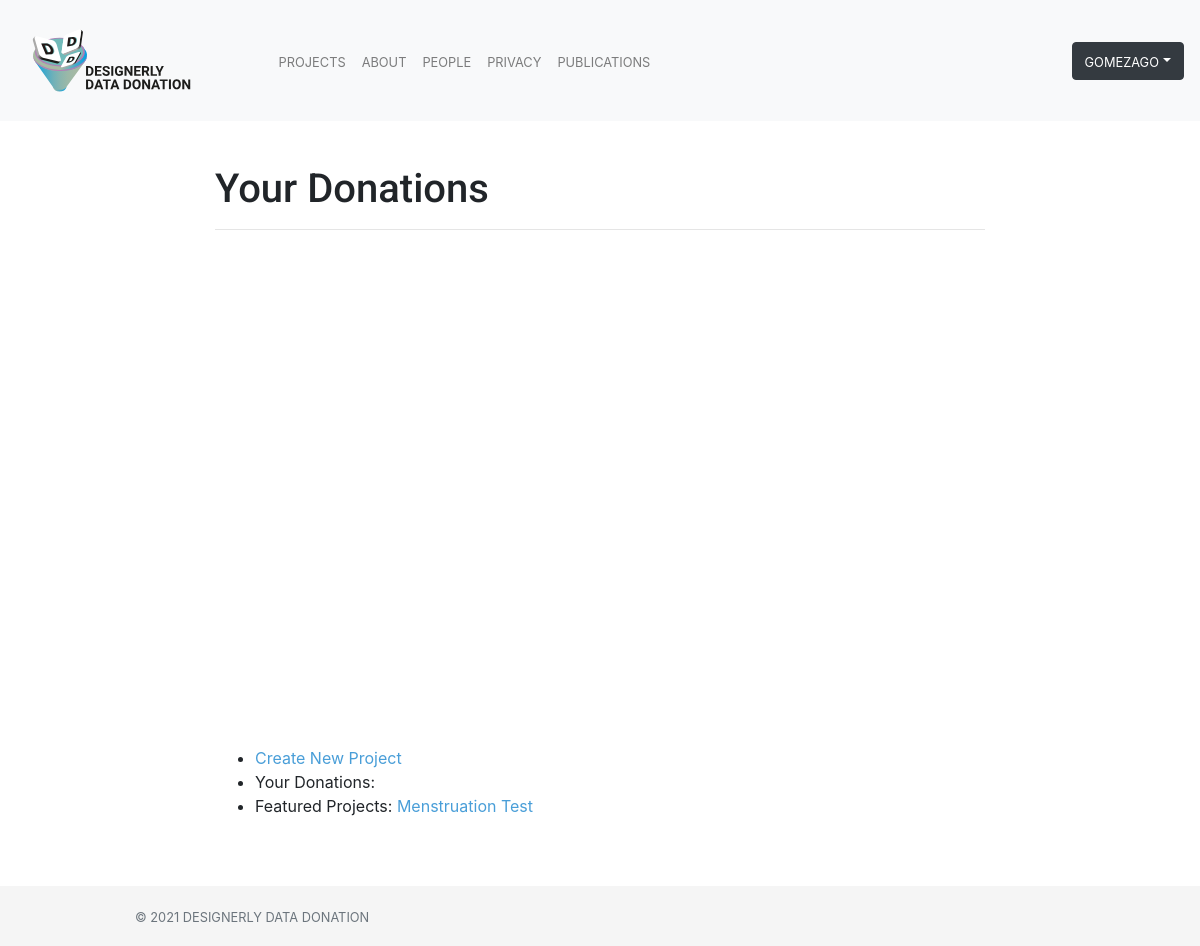
Before: /hello/ (signed in) with the older database file.
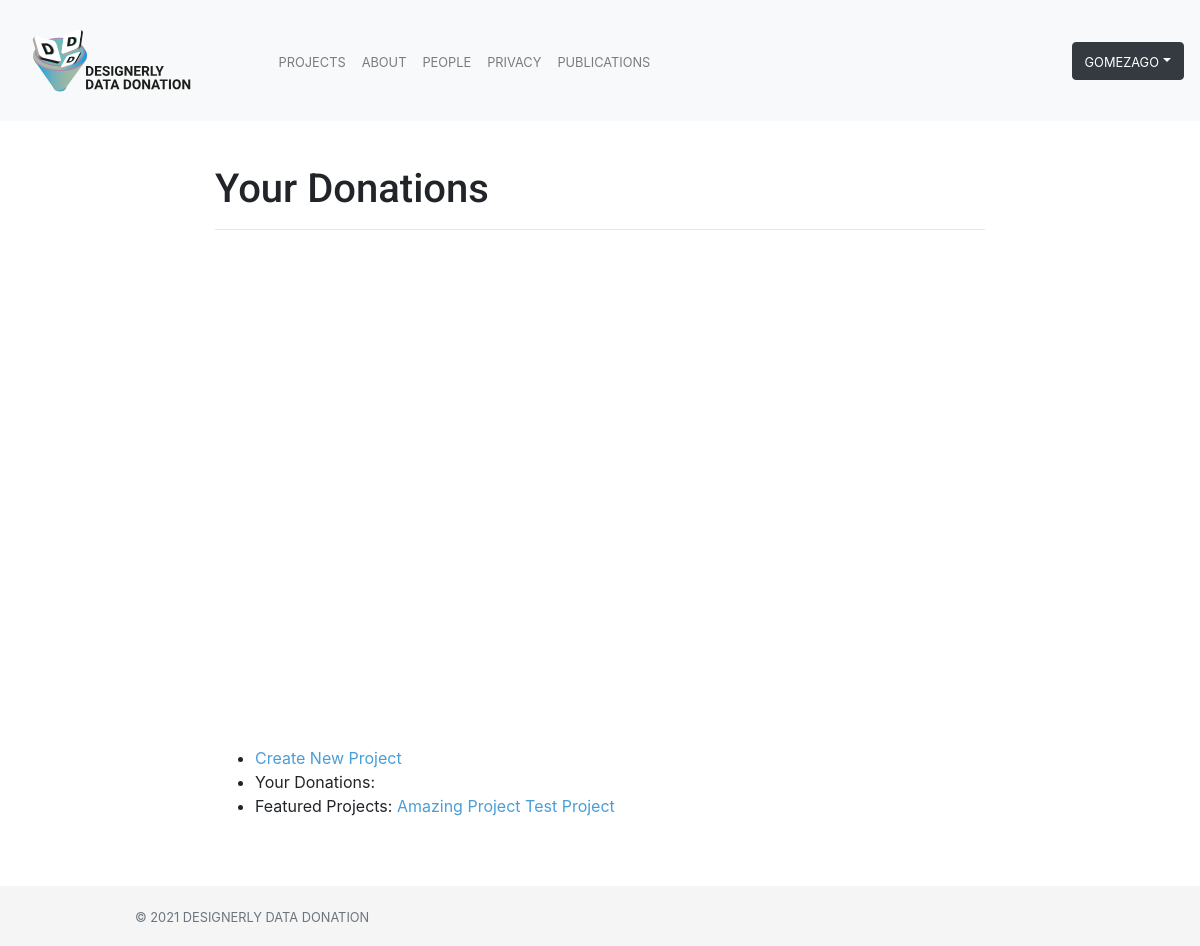
After: the same page with the newer database file.
### bucket_view/models.py (models this page shows)
class Project(models.Model):
    id                      = models.CharField(max_length=100, blank=False, unique=True, primary_key=True)
    user                    = models.ForeignKey(settings.AUTH_USER_MODEL, on_delete=models.CASCADE)
    researcher_name         = models.CharField(max_length=200, unique=False, default=None, null=True)
    researcher_affiliation  = models.CharField(max_length=200, unique=False, default=None, null=True)
    title                   = models.CharField(max_length=100, blank=False) # Short string field to hold project name
    description_tweet       = models.CharField(max_length=280, blank=False)  # Tweet-Like description of project
    description             = models.TextField(blank=False)  # Large string frield to hold a piece of text
    hrec                    = models.BooleanField(default=False)
    data                    = models.JSONField(blank=False, null=True)
    image                   = models.ImageField(upload_to="images", blank=True, null=True) #TODO: Figure this out
    start                   = models.DateField(blank=False)  # Start of project
    end                     = models.DateField(blank=False)  # End of project
    data_info               = models.TextField(blank=False, null=True)
    groupId                 = models.CharField(max_length=200, unique=True, default=None)
    def active(self):
        now = datetime.date.today()
        if self.start <= now and now <= self.end:
            return True
        return False

### bucket_view/views.py (the view)
# urls.py: path("hello/", views.bucket_hello, name="hello"),
@login_required()
def bucket_hello(request):
    project = Project.objects.all()
    context = {
        'project': project
    }
    return render(request, 'bucket_hello.html', context)

### bucket_view/templates/bucket_hello.html (shortened to what this page needs)
{% extends "base.html" %}
{% block page_content %}
<section style="padding-top: 50px; padding-bottom: 50px">
    <div class="col-md-8 offset-md-2" style="align-content: center; background-size: cover; padding-top: 20px">
        <h1>Your Donations</h1>
        <hr>
                <div id="my_dataviz"></div>
        <ul>
            <li><a href="/new_project/">Create New Project</a></li>
            <li>Your Donations:</li>
            <li>Featured Projects:
            {% for p in project %}
                {% if p.user != user and p.active%}
                    <a href="{% url 'project_view' p.pk %}">{{ p.title }}</a>
                {% endif %}
            {% endfor %}</li>
        </ul>
    </div>
</section>
{% endblock %}

Changed rows visible on the page:
removed Project: title "Menstruation Test"
added Project: title "Amazing Project"
added Project: title "Test Project"
